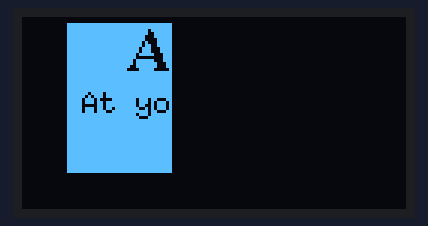
The sketch below on a simulated Arduino Uno, built with avr-gcc and run on an emulated ATmega328P. On the bench: 128×64 one-colour display.

Above: at 0.3 s.

The sketch:

abot_at_your_service.ino
```cpp
#include <U8g2lib.h>


U8G2_SH1106_128X64_NONAME_1_HW_I2C u8g2(U8G2_R0, /* reset=*/ U8X8_PIN_NONE);


static const unsigned char image__587389d8f3a71010b5e8ef4b12323_bits[] U8X8_PROGMEM = {0x00,0x00,0x00,0x00,0xc0,0x01,0xf0,0x00,0xc0,0x03,0xf0,0x00,0xc0,0x01,0xf0,0x00,0x00,0x00,0x00,0x00,0x00,0x00,0x00,0x00,0x00,0x00,0x00,0x00,0x00,0x00,0x00,0x00,0x04,0x00,0x00,0x08,0x07,0x00,0x00,0x38,0x07,0x00,0x00,0x18,0x06,0x00,0x00,0x1c,0x0e,0x00,0x00,0x1c,0x0e,0x00,0x00,0x0e,0x1c,0x00,0x00,0x0e,0x3c,0x00,0x00,0x07,0x38,0x00,0x80,0x07,0xf0,0x00,0xc0,0x03,0xe0,0x01,0xf0,0x01,0xc0,0x0f,0xfc,0x00,0x80,0xff,0x3f,0x00,0x00,0xfc,0x0f,0x00,0x00,0xe0,0x01,0x00};
void setup(void) {

  u8g2.begin();
}

void loop(void) {
  u8g2.firstPage();
  do {

u8g2.setFontMode(1);  /* activate transparent font mode */
u8g2.setDrawColor(1); /* color 1 for the box */
u8g2.drawBox(15, 2, 35, 50);
u8g2.setFont(u8g2_font_ncenB14_tf);
u8g2.setDrawColor(2);
u8g2.drawStr(36, 18, "A bot");
u8g2.setFont(u8g2_font_6x10_tr);
u8g2.drawStr(20, 32, "At your service");
u8g2.drawXBMP( 50, 37, 30, 23, image__587389d8f3a71010b5e8ef4b12323_bits);
} while ( u8g2.nextPage() );
delay(1000);
}
```
